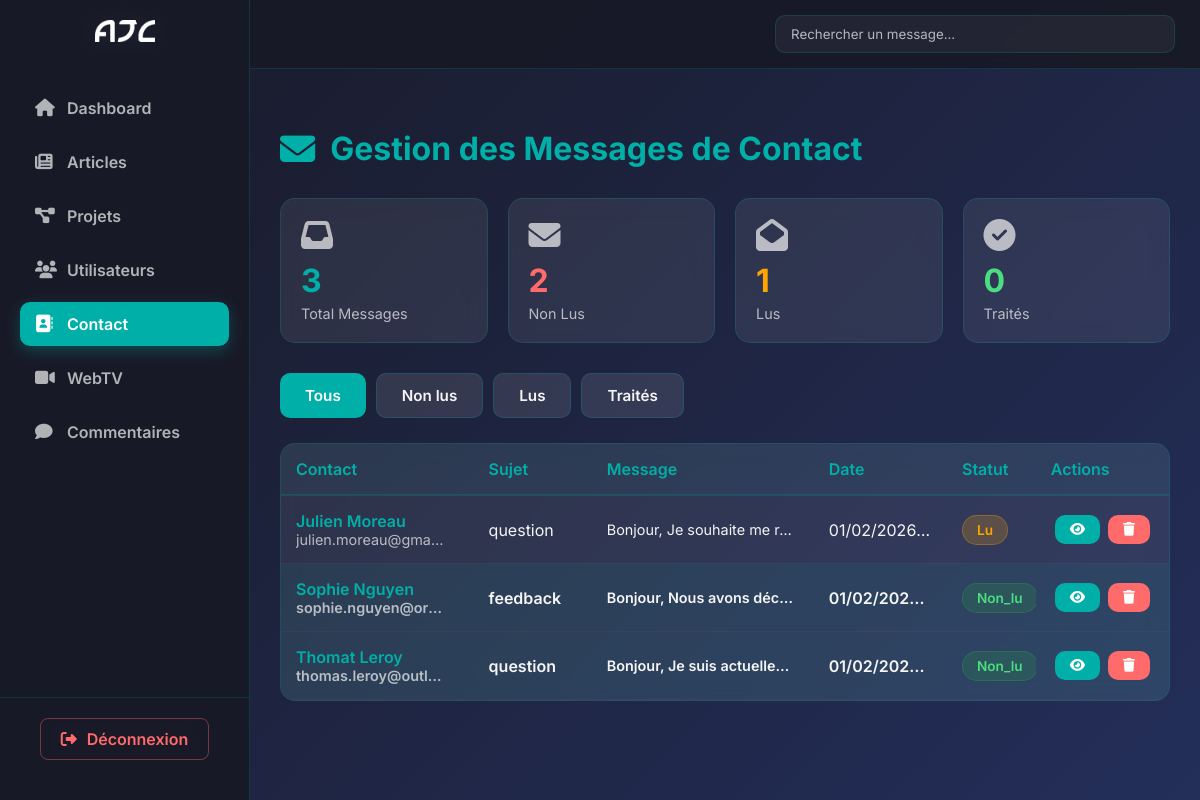
Screenshot of /public/index.php?page=admin-contact (signed in) with the database file from the repository.
### tables this page shows
CREATE TABLE IF NOT EXISTS `contact_messages` (
  `id` int NOT NULL AUTO_INCREMENT,
  `nom` varchar(100) NOT NULL,
  `email` varchar(150) NOT NULL,
  `sujet` varchar(100) NOT NULL,
  `message` text NOT NULL,
  `statut` enum('non_lu','lu','traite') DEFAULT 'non_lu',
  `date_envoi` timestamp NULL DEFAULT CURRENT_TIMESTAMP,
  `date_lecture` timestamp NULL DEFAULT NULL,
  `ip_address` varchar(45) DEFAULT NULL,
  PRIMARY KEY (`id`),
  KEY `idx_statut` (`statut`),
  KEY `idx_date_envoi` (`date_envoi`),
  KEY `idx_email` (`email`),
  KEY `idx_sujet` (`sujet`),
  KEY `idx_statut_date` (`statut`,`date_envoi`)
);

### app/contrôleurs/AdminContactControleur.php (called while the page is built, shortened)
<?php
require_once __DIR__ . '/../modèles/AdminContactModele.php';
class AdminContactControleur
{
    private AdminContactModele $modele;
    public function __construct()
    {
        $this->modele = new AdminContactModele();
    }
    public function handleRequest(): void
    {
        $this->index();
    }
    public function index(): void
    {
        $contacts = $this->modele->all();
        $total = count($contacts);
        $non_lus = count(array_filter($contacts, fn($c) => $c['statut'] === 'non_lu'));
        $lus = count(array_filter($contacts, fn($c) => $c['statut'] === 'lu'));
        $traites = count(array_filter($contacts, fn($c) => $c['statut'] === 'traite'));
        $stats = compact('total', 'non_lus', 'lus', 'traites');
        include __DIR__ . '/../vues/admin/contact-admin.php';
    }
}

### app/config/database.php (called while the page is built)
<?php
class Database {
    private $host = '127.0.0.1:3306';
    private $db_name = 'fablab';
    private $username = 'root';
    private $password = '';
    private $charset = 'utf8mb4';
    private $conn;
    public function getConnection() {
        if ($this->conn == null) {
            try {
                $dsn = "mysql:host={$this->host};dbname={$this->db_name};charset={$this->charset}";
                $this->conn = new PDO($dsn, $this->username, $this->password);
                $this->conn->setAttribute(PDO::ATTR_ERRMODE, PDO::ERRMODE_EXCEPTION);
                $this->conn->setAttribute(PDO::ATTR_DEFAULT_FETCH_MODE, PDO::FETCH_ASSOC);
            } catch(PDOException $e) {
                die("Erreur de connexion à la base de données : " . $e->getMessage());
            }
        }
        return $this->conn;
    }
}
function getDatabase() {
    $database = new Database();
    return $database->getConnection();
}
?>

### app/modèles/AdminContactModele.php (called while the page is built, shortened)
<?php
require_once __DIR__ . '/../config/database.php';
class AdminContactModele
{
    private PDO $db;
    public function __construct() { $this->db = getDatabase(); }
    public function all(): array
    {
        $sql = "SELECT * FROM contact_messages ORDER BY date_envoi DESC";
        return $this->db->query($sql)->fetchAll(PDO::FETCH_ASSOC);
    }
}

### app/vues/admin/contact-admin.php (the view, shortened to what this page needs)
<!DOCTYPE html>
<html lang="fr">
<head>
  <link href="https://cdnjs.cloudflare.com/ajax/libs/font-awesome/6.4.0/css/all.min.css" rel="stylesheet">
  <link rel="stylesheet" href="css/admin.css">
</head>
<body>
<div class="admin-container">
  <aside class="sidebar">
    <div>
      <div class="sidebar-logo">
        <a href="?page=admin"><img src="images/ajc_logo_blanc.png" alt="Logo AJC"></a>
      </div>
      <?php include __DIR__ . '/../parties/sidebar.php'; ?>
    </div>
    <div class="sidebar-footer">
      <a href="?page=logout" class="logout-btn"><i class="fas fa-sign-out-alt"></i> Déconnexion</a>
    </div>
  </aside>
  <div class="main-content">
    <header class="admin-header">
      <div class="search-bar">
        <input type="text" id="searchInput" placeholder="Rechercher un message..." onkeyup="searchMessages()">
      </div>
    </header>
    <section class="dashboard">
      <h1><i class="fas fa-envelope"></i> Gestion des Messages de Contact</h1>
      <div class="contact-stats-cards">
        <div class="contact-stat-card">
          <div class="contact-stat-card-header">
            <i class="fas fa-inbox contact-stat-card-icon"></i>
          </div>
          <div class="contact-stat-card-value"><?= $stats['total'] ?></div>
          <div class="contact-stat-card-label">Total Messages</div>
        </div>
        <div class="contact-stat-card">
          <div class="contact-stat-card-header">
            <i class="fas fa-envelope contact-stat-card-icon"></i>
          </div>
          <div class="contact-stat-card-value" style="color:#ff6b6b;"><?= $stats['non_lus'] ?></div>
          <div class="contact-stat-card-label">Non Lus</div>
        </div>
        <div class="contact-stat-card">
          <div class="contact-stat-card-header">
            <i class="fas fa-envelope-open contact-stat-card-icon"></i>
          </div>
          <div class="contact-stat-card-value" style="color:#ffa500;"><?= $stats['lus'] ?></div>
          <div class="contact-stat-card-label">Lus</div>
        </div>
        <div class="contact-stat-card">
          <div class="contact-stat-card-header">
            <i class="fas fa-check-circle contact-stat-card-icon"></i>
          </div>
          <div class="contact-stat-card-value" style="color:#4ade80;"><?= $stats['traites'] ?></div>
          <div class="contact-stat-card-label">Traités</div>
        </div>
      </div>
      <div class="contact-filter-buttons">
        <button class="btn btn-primary" onclick="filterMessages('all')">Tous</button>
        <button class="btn btn-secondary" onclick="filterMessages('non_lu')">Non lus</button>
        <button class="btn btn-secondary" onclick="filterMessages('lu')">Lus</button>
        <button class="btn btn-secondary" onclick="filterMessages('traite')">Traités</button>
      </div>
      <div class="contact-messages-table">
        <?php if (empty($contacts)): ?>
          <div class="no-messages">
            <i class="fas fa-inbox"></i>
            <p>Aucun message trouvé.</p>
          </div>
        <?php else: ?>
          <table id="contactsTable" class="contact-table">
            <thead>
              <tr>
                <th>Contact</th>
                <th>Sujet</th>
                <th>Message</th>
                <th>Date</th>
                <th>Statut</th>
                <th>Actions</th>
              </tr>
            </thead>
            <tbody>
              <?php foreach ($contacts as $msg): ?>
                <tr data-statut="<?= htmlspecialchars($msg['statut']) ?>" class="<?= $msg['statut'] === 'non_lu' ? 'unread' : '' ?>">
                  <td>
                    <div class="contact-message-nom"><?= htmlspecialchars($msg['nom']) ?></div>
                    <div class="contact-message-email"><?= htmlspecialchars($msg['email']) ?></div>
                  </td>
                  <td class="contact-message-sujet"><?= htmlspecialchars($msg['sujet']) ?></td>
                  <td class="contact-message-excerpt"><?= htmlspecialchars(substr($msg['message'], 0, 50)) ?>...</td>
                  <td><?= date('d/m/Y H:i', strtotime($msg['date_envoi'])) ?></td>
                  <td>
                    <span class="role-badge <?= match($msg['statut']) {
                      'lu' => 'role-editeur',
                      'traite' => 'role-admin',
                      default => 'role-utilisateur'
                    } ?>">
                      <?= ucfirst($msg['statut']) ?>
                    </span>
                  </td>
                  <td>
                    <div class="table-actions">
                      <button class="btn btn-primary btn-small" onclick='viewMessage(<?= json_encode($msg, JSON_HEX_APOS | JSON_HEX_QUOT) ?>)'>
                        <i class="fas fa-eye"></i>
                      </button>
                      <form method="POST" action="?page=admin-contact" style="display:inline;">
                        <button type="submit" class="btn btn-danger btn-small"><i class="fas fa-trash"></i></button>
                      </form>
                    </div>
                  </td>
                </tr>
              <?php endforeach; ?>
            </tbody>
          </table>
        <?php endif; ?>
      </div>
    </section>
  </div>
</div>
</body>
</html>

### rows the page displays
contact_messages: nom "Julien Moreau", email "julien.moreau@gma…", sujet "question", message "Bonjour, Je souhaite me r…", date_envoi "01/02/2026…", statut "Lu"
contact_messages: nom "Sophie Nguyen", email "sophie.nguyen@or…", sujet "feedback", message "Bonjour, Nous avons déc…", date_envoi "01/02/202…", statut "Non…"
contact_messages: nom "Thomat Leroy", email "thomas.leroy@outl…", sujet "question", message "Bonjour, Je suis actuelle…", date_envoi "01/02/202…", statut "Non…"

### other values shown
$stats['total'] "3"
$stats['non_lus'] "2"
$stats['lus'] "1"
$stats['traites'] "0"
